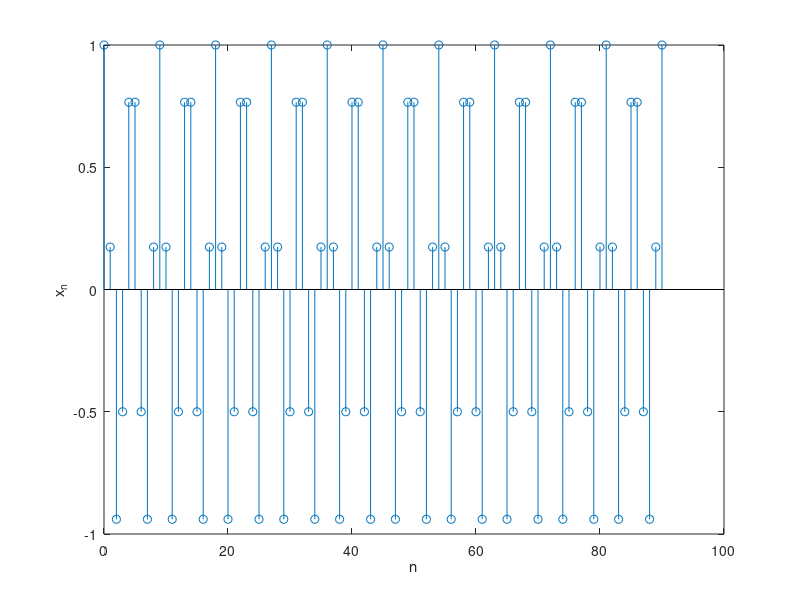

This figure's MATLAB source:
clc; clear all; close all;

n = (0: 0.1: 5);

fs = 18;
ts = 1/fs;

nT1 = 0:ts:5;
n = 0:5/ts;

x_t = cos(8*pi*nT1);

stem(n, x_t);
xlabel("n");
ylabel("x_n");
